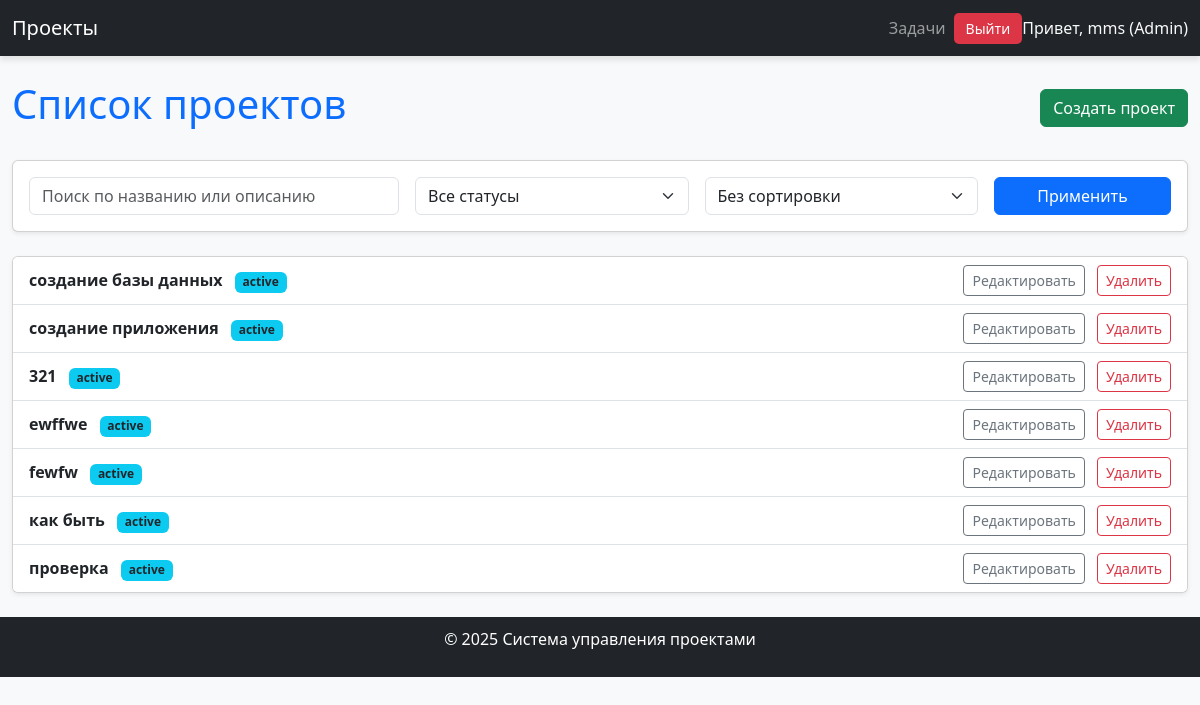
Screenshot of / (signed in) with the database file from the repository.
### projects/models.py (models this page shows, shortened)
class CustomUser(AbstractUser):
    ROLE_CHOICES = [
        ('admin', 'Администратор'),
        ('manager', 'Менеджер проекта'),
        ('executor', 'Исполнитель'),
    ]
    role = models.CharField(
        max_length=10,
        choices=ROLE_CHOICES,
        default='executor',
        verbose_name='Роль'
    )

class Project(models.Model):
    STATUS_CHOICES = [
        ('active', 'Активный'),
        ('completed', 'Завершен'),
        ('paused', 'Приостановлен'),
    ]
    name = models.CharField(max_length=100, verbose_name='Название')
    description = models.TextField(verbose_name='Описание', blank=True)
    start_date = models.DateField(verbose_name='Дата начала')
    end_date = models.DateField(verbose_name='Дата окончания', blank=True, null=True)
    status = models.CharField(
        max_length=10,
        choices=STATUS_CHOICES,
        default='active',
        verbose_name='Статус'
    )
    manager = models.ForeignKey(
        settings.AUTH_USER_MODEL,
        on_delete=models.SET_NULL,
        related_name='managed_projects',
        verbose_name='Менеджер проекта',
        blank=True,
        null=True
    )
    executor = models.ForeignKey(  # Исполнитель проекта (можно назначить в проекте)
        settings.AUTH_USER_MODEL,
        on_delete=models.SET_NULL,
        related_name='assigned_projects',
        verbose_name='Исполнитель проекта',
        blank=True,
        null=True
    )

### projects/views.py (the view)
# urls.py: path('', ProjectListView.as_view(), name='project_list'),
class ProjectListView(LoginRequiredMixin, ListView):
    model = Project
    template_name = 'projects/project_list.html'
    context_object_name = 'projects'
    login_url = 'login'  # Если пользователь не авторизован, перенаправлять на страницу логина
    def get_queryset(self):
        queryset = super().get_queryset()
        query = self.request.GET.get('q', '')
        status = self.request.GET.get('status', '')
        sort_by = self.request.GET.get('sort_by', '')
        user = self.request.user
        if user.is_authenticated and hasattr(user, 'role'):
            if user.role == 'manager':
                queryset = queryset.filter(manager=user)
            elif user.role == 'executor':
                queryset = queryset.filter(tasks__executor=user).distinct()
        if query:
            queryset = queryset.filter(Q(name__icontains=query) | Q(description__icontains=query))
        if status:
            queryset = queryset.filter(status=status)
        if sort_by:
            queryset = queryset.order_by(sort_by)
        return queryset

### projects/templates/projects/project_list.html (shortened to what this page needs)
{% extends 'base.html' %}
{% block content %}
<div class="d-flex justify-content-between align-items-center mb-4">
    <h1 class="text-primary">Список проектов</h1>
    {% if request.user.role == 'admin' or request.user.role == 'manager' %}
        <a href="{% url 'project_create' %}" class="btn btn-success">
             Создать проект
        </a>
    {% endif %}
</div>
<div class="card mb-4 shadow-sm">
    <div class="card-body">
        <form method="get" class="row g-3">
            <div class="col-md-4">
                <input type="text" name="q" class="form-control" placeholder="Поиск по названию или описанию" value="{{ request.GET.q }}">
            </div>
            <div class="col-md-3">
                <select name="status" class="form-select">
                    <option value="">Все статусы</option>
                </select>
            </div>
            <div class="col-md-3">
                <select name="sort_by" class="form-select">
                    <option value="">Без сортировки</option>
                </select>
            </div>
            <div class="col-md-2">
                <button type="submit" class="btn btn-primary w-100">
                     Применить
                </button>
            </div>
        </form>
    </div>
</div>
<div class="card shadow-sm">
    <ul class="list-group list-group-flush">
        {% for project in projects %}
            <li class="list-group-item d-flex justify-content-between align-items-center">
                <div>
                    <a href="{% url 'project_detail' project.pk %}" class="fw-bold text-decoration-none text-dark">
                        {{ project.name }}
                    </a>
                    <span class="badge bg-info text-dark ms-2">{{ project.status }}</span>
                </div>
                {% if request.user.role == 'admin' or request.user.role == 'manager' %}
                    <div>
                        <a href="{% url 'project_edit' project.pk %}" class="btn btn-outline-secondary btn-sm me-2">
                             Редактировать
                        </a>
                        <a href="{% url 'project_delete' project.pk %}"
                           class="btn btn-outline-danger btn-sm"
                           onclick="return confirm('Вы уверены, что хотите удалить проект?');">
                             Удалить
                        </a>
                    </div>
                {% endif %}
            </li>
        {% empty %}
            <li class="list-group-item text-center text-muted">
                Проекты отсутствуют.
            </li>
        {% endfor %}
    </ul>
</div>
{% endblock %}

### projects/templates/base.html (shortened to what this page needs)
<!DOCTYPE html>
<html lang="en">
<head>
    <link href="https://cdn.jsdelivr.net/npm/bootstrap@5.3.0-alpha3/dist/css/bootstrap.min.css" rel="stylesheet">
</head>
<body>
    <nav class="navbar navbar-expand-lg navbar-dark bg-dark">
        <div class="container">
            <a class="navbar-brand" href="{% url 'project_list' %}">Проекты</a>
            <div class="collapse navbar-collapse" id="navbarNav">
                <ul class="navbar-nav ms-auto align-items-center">
                    {% if user.is_authenticated %}
                        <li class="nav-item">
                            <a class="nav-link" href="{% url 'task_list' %}">Задачи</a>
                        </li>
                        <li class="nav-item logout-btn">
                            <form method="post" action="{% url 'logout' %}">
                                <button type="submit" class="btn btn-danger btn-sm">Выйти</button>
                            </form>
                        </li>
                        <li class="nav-item">
                            <span class="navbar-text text-light">
                                Привет, {{ user.username }}{% if user.role %} ({{ user.role|capfirst }}){% endif %}
                            </span>
                        </li>
                    {% endif %}
                </ul>
            </div>
        </div>
    </nav>
    <div class="container py-4">
        {% block content %}
        {% endblock %}
    </div>
    <footer class="bg-dark text-white text-center">
        <p>&copy; 2025 Система управления проектами</p>
    </footer>
</body>
</html>

### projects/templates/base.html (style rules this page uses)
body { background-color: #f8f9fa; }
.navbar { box-shadow: 0 4px 6px rgba(0, 0, 0, 0.1); }
.container { max-width: 1200px; }
.logout-btn { border: none; background: none; padding: 0; }
.logout-btn button { color: white; background-color: #dc3545; border-radius: 5px; padding: 5px 12px; border: none; transition: background 0.3s ease; }
footer { position: relative; bottom: 0; width: 100%; padding: 10px 0; }

### rows the page displays
CustomUser: username "mms", role "Admin"
Project: name "создание базы данных", status "active"
Project: name "создание приложения", status "active"
Project: name "321", status "active"
Project: name "ewffwe", status "active"
Project: name "fewfw", status "active"
Project: name "как быть", status "active"
Project: name "проверка", status "active"
